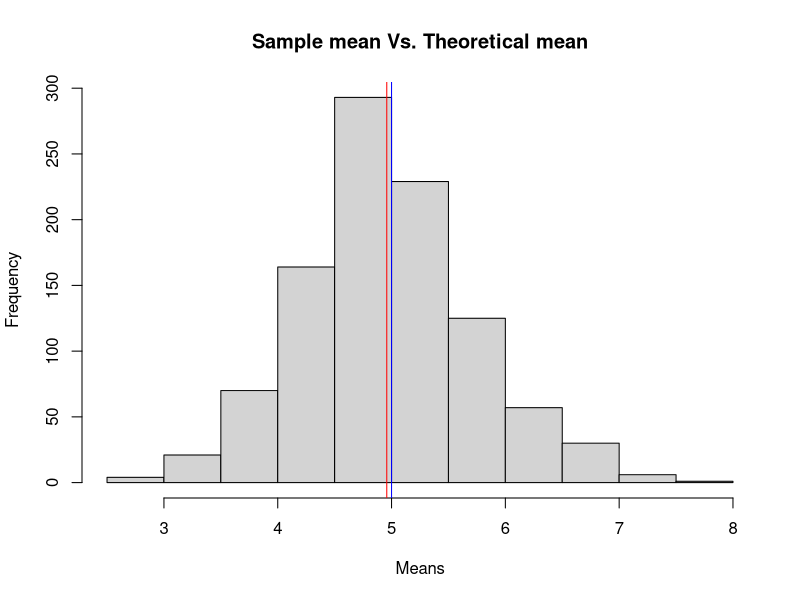
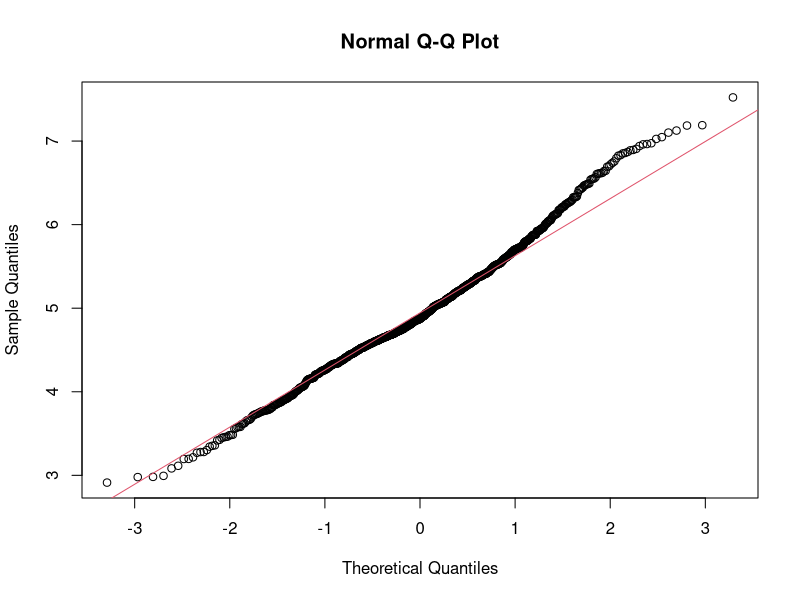

The R source for these figures, in order:
## ---- chunk 1
size = 1000
n = 40
lambda = 0.2

set.seed(2506)
data <- (replicate(size, mean(rexp(n,lambda))))
## ---- chunk 2
sample_mean = mean(data)
theoretical_mean = 1/lambda

sample_mean
theoretical_mean
## ---- chunk 3
my_plot1 <- hist(data, main = "Sample mean Vs. Theoretical mean", xlab = "Means", ylab = "Frequency")
abline(my_plot1, v=sample_mean , col="red")
abline(my_plot1, v=theoretical_mean   , col="blue")
## ---- chunk 4
sample_variance = var(data)
theoretical_variance = ((1/lambda)^2/n) 
## ---- chunk 5
sample_variance
theoretical_variance  
## ---- chunk 6
qqnorm(data, main="Normal Q-Q Plot")
qqline(data, col="2")
